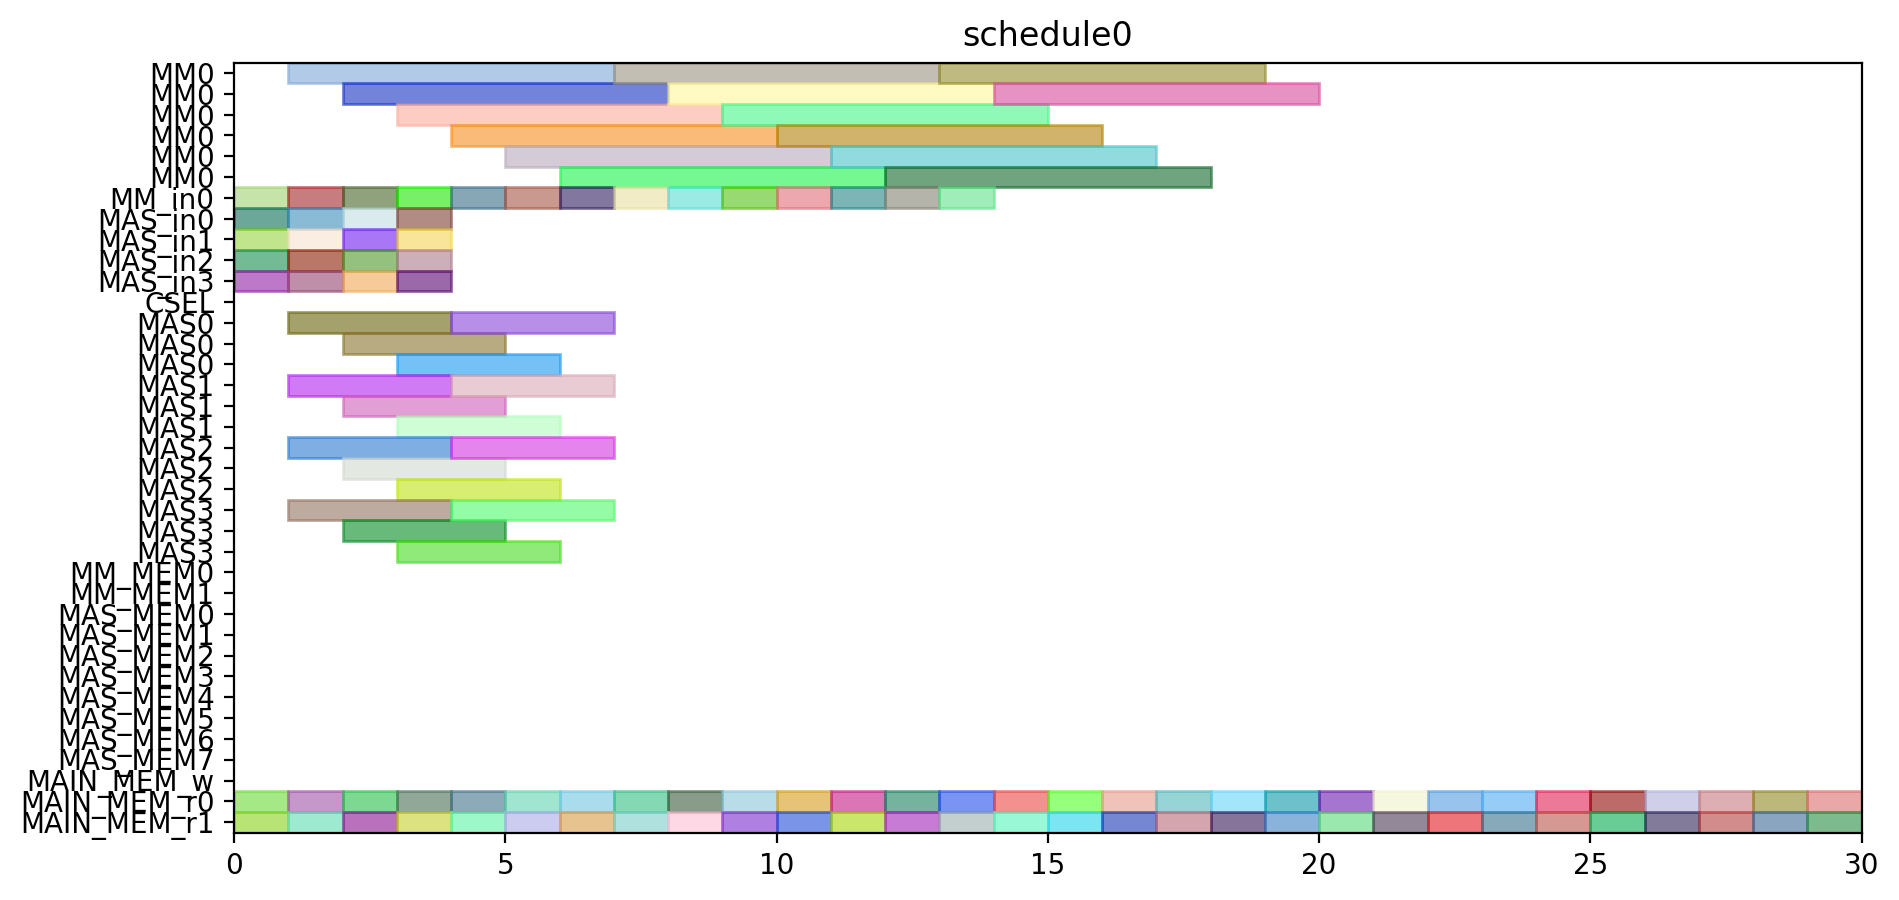

This figure's Python source:
from pyschedule import Scenario, solvers, plotters, alt


def solve():
	horizon = 90
	S = Scenario("schedule0", horizon=horizon)

	# resource
	MM = S.Resources('MM', num=1, size=6)
	MM_in = S.Resources('MM_in', num=1)
	MAS_in = S.Resources('MAS_in', num=4)
	CSEL = S.Resource('CSEL')
	MAS = S.Resources('MAS', num=4, size=3, periods=range(1, horizon))
	MM_MEM = S.Resources('MM_MEM', num=2)
	MAS_MEM = S.Resources('MAS_MEM', num=8)
	MAIN_MEM_w = S.Resource('MAIN_MEM_w', size=1)
	MAIN_MEM_r = S.Resources('MAIN_MEM_r', num=2)

	# result of previous scheduling

	# new tasks
	r1_t0 = S.Task('r1_t0', length=6, delay_cost=1)
	r1_t0 += alt(MM)
	r1_t0_in = S.Task('r1_t0_in', length=1, delay_cost=1)
	r1_t0_in += alt(MM_in)
	S += r1_t0_in*MM_in[0]<=r1_t0*MM[0]

	r1_t0_mem0 = S.Task('r1_t0_mem0', length=1, delay_cost=1)
	r1_t0_mem0 += MAIN_MEM_r[0]
	r1_t0_mem1 = S.Task('r1_t0_mem1', length=1, delay_cost=1)
	r1_t0_mem1 += MAIN_MEM_r[1]
	r1_t1 = S.Task('r1_t1', length=6, delay_cost=1)
	r1_t1 += alt(MM)
	r1_t1_in = S.Task('r1_t1_in', length=1, delay_cost=1)
	r1_t1_in += alt(MM_in)
	S += r1_t1_in*MM_in[0]<=r1_t1*MM[0]

	r1_t1_mem0 = S.Task('r1_t1_mem0', length=1, delay_cost=1)
	r1_t1_mem0 += MAIN_MEM_r[0]
	r1_t1_mem1 = S.Task('r1_t1_mem1', length=1, delay_cost=1)
	r1_t1_mem1 += MAIN_MEM_r[1]
	r1_t2 = S.Task('r1_t2', length=3, delay_cost=1)
	r1_t2 += alt(MAS)
	r1_t2_in = S.Task('r1_t2_in', length=1, delay_cost=1)
	r1_t2_in += alt(MAS_in)
	S += r1_t2_in*MAS_in[0]<=r1_t2*MAS[0]

	S += r1_t2_in*MAS_in[1]<=r1_t2*MAS[1]

	S += r1_t2_in*MAS_in[2]<=r1_t2*MAS[2]

	S += r1_t2_in*MAS_in[3]<=r1_t2*MAS[3]

	r1_t2_mem0 = S.Task('r1_t2_mem0', length=1, delay_cost=1)
	r1_t2_mem0 += MAIN_MEM_r[0]
	r1_t2_mem1 = S.Task('r1_t2_mem1', length=1, delay_cost=1)
	r1_t2_mem1 += MAIN_MEM_r[1]
	r1_t3 = S.Task('r1_t3', length=3, delay_cost=1)
	r1_t3 += alt(MAS)
	r1_t3_in = S.Task('r1_t3_in', length=1, delay_cost=1)
	r1_t3_in += alt(MAS_in)
	S += r1_t3_in*MAS_in[0]<=r1_t3*MAS[0]

	S += r1_t3_in*MAS_in[1]<=r1_t3*MAS[1]

	S += r1_t3_in*MAS_in[2]<=r1_t3*MAS[2]

	S += r1_t3_in*MAS_in[3]<=r1_t3*MAS[3]

	r1_t3_mem0 = S.Task('r1_t3_mem0', length=1, delay_cost=1)
	r1_t3_mem0 += MAIN_MEM_r[0]
	r1_t3_mem1 = S.Task('r1_t3_mem1', length=1, delay_cost=1)
	r1_t3_mem1 += MAIN_MEM_r[1]
	r3_t0 = S.Task('r3_t0', length=6, delay_cost=1)
	r3_t0 += alt(MM)
	r3_t0_in = S.Task('r3_t0_in', length=1, delay_cost=1)
	r3_t0_in += alt(MM_in)
	S += r3_t0_in*MM_in[0]<=r3_t0*MM[0]

	r3_t0_mem0 = S.Task('r3_t0_mem0', length=1, delay_cost=1)
	r3_t0_mem0 += MAIN_MEM_r[0]
	r3_t0_mem1 = S.Task('r3_t0_mem1', length=1, delay_cost=1)
	r3_t0_mem1 += MAIN_MEM_r[1]
	r3_t1 = S.Task('r3_t1', length=6, delay_cost=1)
	r3_t1 += alt(MM)
	r3_t1_in = S.Task('r3_t1_in', length=1, delay_cost=1)
	r3_t1_in += alt(MM_in)
	S += r3_t1_in*MM_in[0]<=r3_t1*MM[0]

	r3_t1_mem0 = S.Task('r3_t1_mem0', length=1, delay_cost=1)
	r3_t1_mem0 += MAIN_MEM_r[0]
	r3_t1_mem1 = S.Task('r3_t1_mem1', length=1, delay_cost=1)
	r3_t1_mem1 += MAIN_MEM_r[1]
	r3_t2 = S.Task('r3_t2', length=3, delay_cost=1)
	r3_t2 += alt(MAS)
	r3_t2_in = S.Task('r3_t2_in', length=1, delay_cost=1)
	r3_t2_in += alt(MAS_in)
	S += r3_t2_in*MAS_in[0]<=r3_t2*MAS[0]

	S += r3_t2_in*MAS_in[1]<=r3_t2*MAS[1]

	S += r3_t2_in*MAS_in[2]<=r3_t2*MAS[2]

	S += r3_t2_in*MAS_in[3]<=r3_t2*MAS[3]

	r3_t2_mem0 = S.Task('r3_t2_mem0', length=1, delay_cost=1)
	r3_t2_mem0 += MAIN_MEM_r[0]
	r3_t2_mem1 = S.Task('r3_t2_mem1', length=1, delay_cost=1)
	r3_t2_mem1 += MAIN_MEM_r[1]
	r3_t3 = S.Task('r3_t3', length=3, delay_cost=1)
	r3_t3 += alt(MAS)
	r3_t3_in = S.Task('r3_t3_in', length=1, delay_cost=1)
	r3_t3_in += alt(MAS_in)
	S += r3_t3_in*MAS_in[0]<=r3_t3*MAS[0]

	S += r3_t3_in*MAS_in[1]<=r3_t3*MAS[1]

	S += r3_t3_in*MAS_in[2]<=r3_t3*MAS[2]

	S += r3_t3_in*MAS_in[3]<=r3_t3*MAS[3]

	r3_t3_mem0 = S.Task('r3_t3_mem0', length=1, delay_cost=1)
	r3_t3_mem0 += MAIN_MEM_r[0]
	r3_t3_mem1 = S.Task('r3_t3_mem1', length=1, delay_cost=1)
	r3_t3_mem1 += MAIN_MEM_r[1]
	r4_t0 = S.Task('r4_t0', length=6, delay_cost=1)
	r4_t0 += alt(MM)
	r4_t0_in = S.Task('r4_t0_in', length=1, delay_cost=1)
	r4_t0_in += alt(MM_in)
	S += r4_t0_in*MM_in[0]<=r4_t0*MM[0]

	r4_t0_mem0 = S.Task('r4_t0_mem0', length=1, delay_cost=1)
	r4_t0_mem0 += MAIN_MEM_r[0]
	r4_t0_mem1 = S.Task('r4_t0_mem1', length=1, delay_cost=1)
	r4_t0_mem1 += MAIN_MEM_r[1]
	r4_t1 = S.Task('r4_t1', length=6, delay_cost=1)
	r4_t1 += alt(MM)
	r4_t1_in = S.Task('r4_t1_in', length=1, delay_cost=1)
	r4_t1_in += alt(MM_in)
	S += r4_t1_in*MM_in[0]<=r4_t1*MM[0]

	r4_t1_mem0 = S.Task('r4_t1_mem0', length=1, delay_cost=1)
	r4_t1_mem0 += MAIN_MEM_r[0]
	r4_t1_mem1 = S.Task('r4_t1_mem1', length=1, delay_cost=1)
	r4_t1_mem1 += MAIN_MEM_r[1]
	r4_t2 = S.Task('r4_t2', length=3, delay_cost=1)
	r4_t2 += alt(MAS)
	r4_t2_in = S.Task('r4_t2_in', length=1, delay_cost=1)
	r4_t2_in += alt(MAS_in)
	S += r4_t2_in*MAS_in[0]<=r4_t2*MAS[0]

	S += r4_t2_in*MAS_in[1]<=r4_t2*MAS[1]

	S += r4_t2_in*MAS_in[2]<=r4_t2*MAS[2]

	S += r4_t2_in*MAS_in[3]<=r4_t2*MAS[3]

	r4_t2_mem0 = S.Task('r4_t2_mem0', length=1, delay_cost=1)
	r4_t2_mem0 += MAIN_MEM_r[0]
	r4_t2_mem1 = S.Task('r4_t2_mem1', length=1, delay_cost=1)
	r4_t2_mem1 += MAIN_MEM_r[1]
	r4_t3 = S.Task('r4_t3', length=3, delay_cost=1)
	r4_t3 += alt(MAS)
	r4_t3_in = S.Task('r4_t3_in', length=1, delay_cost=1)
	r4_t3_in += alt(MAS_in)
	S += r4_t3_in*MAS_in[0]<=r4_t3*MAS[0]

	S += r4_t3_in*MAS_in[1]<=r4_t3*MAS[1]

	S += r4_t3_in*MAS_in[2]<=r4_t3*MAS[2]

	S += r4_t3_in*MAS_in[3]<=r4_t3*MAS[3]

	r4_t3_mem0 = S.Task('r4_t3_mem0', length=1, delay_cost=1)
	r4_t3_mem0 += MAIN_MEM_r[0]
	r4_t3_mem1 = S.Task('r4_t3_mem1', length=1, delay_cost=1)
	r4_t3_mem1 += MAIN_MEM_r[1]
	r5_t0 = S.Task('r5_t0', length=6, delay_cost=1)
	r5_t0 += alt(MM)
	r5_t0_in = S.Task('r5_t0_in', length=1, delay_cost=1)
	r5_t0_in += alt(MM_in)
	S += r5_t0_in*MM_in[0]<=r5_t0*MM[0]

	r5_t0_mem0 = S.Task('r5_t0_mem0', length=1, delay_cost=1)
	r5_t0_mem0 += MAIN_MEM_r[0]
	r5_t0_mem1 = S.Task('r5_t0_mem1', length=1, delay_cost=1)
	r5_t0_mem1 += MAIN_MEM_r[1]
	r5_t1 = S.Task('r5_t1', length=6, delay_cost=1)
	r5_t1 += alt(MM)
	r5_t1_in = S.Task('r5_t1_in', length=1, delay_cost=1)
	r5_t1_in += alt(MM_in)
	S += r5_t1_in*MM_in[0]<=r5_t1*MM[0]

	r5_t1_mem0 = S.Task('r5_t1_mem0', length=1, delay_cost=1)
	r5_t1_mem0 += MAIN_MEM_r[0]
	r5_t1_mem1 = S.Task('r5_t1_mem1', length=1, delay_cost=1)
	r5_t1_mem1 += MAIN_MEM_r[1]
	r5_t2 = S.Task('r5_t2', length=3, delay_cost=1)
	r5_t2 += alt(MAS)
	r5_t2_in = S.Task('r5_t2_in', length=1, delay_cost=1)
	r5_t2_in += alt(MAS_in)
	S += r5_t2_in*MAS_in[0]<=r5_t2*MAS[0]

	S += r5_t2_in*MAS_in[1]<=r5_t2*MAS[1]

	S += r5_t2_in*MAS_in[2]<=r5_t2*MAS[2]

	S += r5_t2_in*MAS_in[3]<=r5_t2*MAS[3]

	r5_t2_mem0 = S.Task('r5_t2_mem0', length=1, delay_cost=1)
	r5_t2_mem0 += MAIN_MEM_r[0]
	r5_t2_mem1 = S.Task('r5_t2_mem1', length=1, delay_cost=1)
	r5_t2_mem1 += MAIN_MEM_r[1]
	r5_t3 = S.Task('r5_t3', length=3, delay_cost=1)
	r5_t3 += alt(MAS)
	r5_t3_in = S.Task('r5_t3_in', length=1, delay_cost=1)
	r5_t3_in += alt(MAS_in)
	S += r5_t3_in*MAS_in[0]<=r5_t3*MAS[0]

	S += r5_t3_in*MAS_in[1]<=r5_t3*MAS[1]

	S += r5_t3_in*MAS_in[2]<=r5_t3*MAS[2]

	S += r5_t3_in*MAS_in[3]<=r5_t3*MAS[3]

	r5_t3_mem0 = S.Task('r5_t3_mem0', length=1, delay_cost=1)
	r5_t3_mem0 += MAIN_MEM_r[0]
	r5_t3_mem1 = S.Task('r5_t3_mem1', length=1, delay_cost=1)
	r5_t3_mem1 += MAIN_MEM_r[1]
	r6_t0 = S.Task('r6_t0', length=6, delay_cost=1)
	r6_t0 += alt(MM)
	r6_t0_in = S.Task('r6_t0_in', length=1, delay_cost=1)
	r6_t0_in += alt(MM_in)
	S += r6_t0_in*MM_in[0]<=r6_t0*MM[0]

	r6_t0_mem0 = S.Task('r6_t0_mem0', length=1, delay_cost=1)
	r6_t0_mem0 += MAIN_MEM_r[0]
	r6_t0_mem1 = S.Task('r6_t0_mem1', length=1, delay_cost=1)
	r6_t0_mem1 += MAIN_MEM_r[1]
	r6_t1 = S.Task('r6_t1', length=6, delay_cost=1)
	r6_t1 += alt(MM)
	r6_t1_in = S.Task('r6_t1_in', length=1, delay_cost=1)
	r6_t1_in += alt(MM_in)
	S += r6_t1_in*MM_in[0]<=r6_t1*MM[0]

	r6_t1_mem0 = S.Task('r6_t1_mem0', length=1, delay_cost=1)
	r6_t1_mem0 += MAIN_MEM_r[0]
	r6_t1_mem1 = S.Task('r6_t1_mem1', length=1, delay_cost=1)
	r6_t1_mem1 += MAIN_MEM_r[1]
	r6_t2 = S.Task('r6_t2', length=3, delay_cost=1)
	r6_t2 += alt(MAS)
	r6_t2_in = S.Task('r6_t2_in', length=1, delay_cost=1)
	r6_t2_in += alt(MAS_in)
	S += r6_t2_in*MAS_in[0]<=r6_t2*MAS[0]

	S += r6_t2_in*MAS_in[1]<=r6_t2*MAS[1]

	S += r6_t2_in*MAS_in[2]<=r6_t2*MAS[2]

	S += r6_t2_in*MAS_in[3]<=r6_t2*MAS[3]

	r6_t2_mem0 = S.Task('r6_t2_mem0', length=1, delay_cost=1)
	r6_t2_mem0 += MAIN_MEM_r[0]
	r6_t2_mem1 = S.Task('r6_t2_mem1', length=1, delay_cost=1)
	r6_t2_mem1 += MAIN_MEM_r[1]
	r6_t3 = S.Task('r6_t3', length=3, delay_cost=1)
	r6_t3 += alt(MAS)
	r6_t3_in = S.Task('r6_t3_in', length=1, delay_cost=1)
	r6_t3_in += alt(MAS_in)
	S += r6_t3_in*MAS_in[0]<=r6_t3*MAS[0]

	S += r6_t3_in*MAS_in[1]<=r6_t3*MAS[1]

	S += r6_t3_in*MAS_in[2]<=r6_t3*MAS[2]

	S += r6_t3_in*MAS_in[3]<=r6_t3*MAS[3]

	r6_t3_mem0 = S.Task('r6_t3_mem0', length=1, delay_cost=1)
	r6_t3_mem0 += MAIN_MEM_r[0]
	r6_t3_mem1 = S.Task('r6_t3_mem1', length=1, delay_cost=1)
	r6_t3_mem1 += MAIN_MEM_r[1]
	r9_t2 = S.Task('r9_t2', length=3, delay_cost=1)
	r9_t2 += alt(MAS)
	r9_t2_in = S.Task('r9_t2_in', length=1, delay_cost=1)
	r9_t2_in += alt(MAS_in)
	S += r9_t2_in*MAS_in[0]<=r9_t2*MAS[0]

	S += r9_t2_in*MAS_in[1]<=r9_t2*MAS[1]

	S += r9_t2_in*MAS_in[2]<=r9_t2*MAS[2]

	S += r9_t2_in*MAS_in[3]<=r9_t2*MAS[3]

	r9_t2_mem0 = S.Task('r9_t2_mem0', length=1, delay_cost=1)
	r9_t2_mem0 += MAIN_MEM_r[0]
	r9_t2_mem1 = S.Task('r9_t2_mem1', length=1, delay_cost=1)
	r9_t2_mem1 += MAIN_MEM_r[1]
	r12_t0 = S.Task('r12_t0', length=6, delay_cost=1)
	r12_t0 += alt(MM)
	r12_t0_in = S.Task('r12_t0_in', length=1, delay_cost=1)
	r12_t0_in += alt(MM_in)
	S += r12_t0_in*MM_in[0]<=r12_t0*MM[0]

	r12_t0_mem0 = S.Task('r12_t0_mem0', length=1, delay_cost=1)
	r12_t0_mem0 += MAIN_MEM_r[0]
	r12_t0_mem1 = S.Task('r12_t0_mem1', length=1, delay_cost=1)
	r12_t0_mem1 += MAIN_MEM_r[1]
	r12_t1 = S.Task('r12_t1', length=6, delay_cost=1)
	r12_t1 += alt(MM)
	r12_t1_in = S.Task('r12_t1_in', length=1, delay_cost=1)
	r12_t1_in += alt(MM_in)
	S += r12_t1_in*MM_in[0]<=r12_t1*MM[0]

	r12_t1_mem0 = S.Task('r12_t1_mem0', length=1, delay_cost=1)
	r12_t1_mem0 += MAIN_MEM_r[0]
	r12_t1_mem1 = S.Task('r12_t1_mem1', length=1, delay_cost=1)
	r12_t1_mem1 += MAIN_MEM_r[1]
	r12_t2 = S.Task('r12_t2', length=3, delay_cost=1)
	r12_t2 += alt(MAS)
	r12_t2_in = S.Task('r12_t2_in', length=1, delay_cost=1)
	r12_t2_in += alt(MAS_in)
	S += r12_t2_in*MAS_in[0]<=r12_t2*MAS[0]

	S += r12_t2_in*MAS_in[1]<=r12_t2*MAS[1]

	S += r12_t2_in*MAS_in[2]<=r12_t2*MAS[2]

	S += r12_t2_in*MAS_in[3]<=r12_t2*MAS[3]

	r12_t2_mem0 = S.Task('r12_t2_mem0', length=1, delay_cost=1)
	r12_t2_mem0 += MAIN_MEM_r[0]
	r12_t2_mem1 = S.Task('r12_t2_mem1', length=1, delay_cost=1)
	r12_t2_mem1 += MAIN_MEM_r[1]
	r12_t3 = S.Task('r12_t3', length=3, delay_cost=1)
	r12_t3 += alt(MAS)
	r12_t3_in = S.Task('r12_t3_in', length=1, delay_cost=1)
	r12_t3_in += alt(MAS_in)
	S += r12_t3_in*MAS_in[0]<=r12_t3*MAS[0]

	S += r12_t3_in*MAS_in[1]<=r12_t3*MAS[1]

	S += r12_t3_in*MAS_in[2]<=r12_t3*MAS[2]

	S += r12_t3_in*MAS_in[3]<=r12_t3*MAS[3]

	r12_t3_mem0 = S.Task('r12_t3_mem0', length=1, delay_cost=1)
	r12_t3_mem0 += MAIN_MEM_r[0]
	r12_t3_mem1 = S.Task('r12_t3_mem1', length=1, delay_cost=1)
	r12_t3_mem1 += MAIN_MEM_r[1]
	r13_t0 = S.Task('r13_t0', length=6, delay_cost=1)
	r13_t0 += alt(MM)
	r13_t0_in = S.Task('r13_t0_in', length=1, delay_cost=1)
	r13_t0_in += alt(MM_in)
	S += r13_t0_in*MM_in[0]<=r13_t0*MM[0]

	r13_t0_mem0 = S.Task('r13_t0_mem0', length=1, delay_cost=1)
	r13_t0_mem0 += MAIN_MEM_r[0]
	r13_t0_mem1 = S.Task('r13_t0_mem1', length=1, delay_cost=1)
	r13_t0_mem1 += MAIN_MEM_r[1]
	r13_t1 = S.Task('r13_t1', length=6, delay_cost=1)
	r13_t1 += alt(MM)
	r13_t1_in = S.Task('r13_t1_in', length=1, delay_cost=1)
	r13_t1_in += alt(MM_in)
	S += r13_t1_in*MM_in[0]<=r13_t1*MM[0]

	r13_t1_mem0 = S.Task('r13_t1_mem0', length=1, delay_cost=1)
	r13_t1_mem0 += MAIN_MEM_r[0]
	r13_t1_mem1 = S.Task('r13_t1_mem1', length=1, delay_cost=1)
	r13_t1_mem1 += MAIN_MEM_r[1]
	r13_t2 = S.Task('r13_t2', length=3, delay_cost=1)
	r13_t2 += alt(MAS)
	r13_t2_in = S.Task('r13_t2_in', length=1, delay_cost=1)
	r13_t2_in += alt(MAS_in)
	S += r13_t2_in*MAS_in[0]<=r13_t2*MAS[0]

	S += r13_t2_in*MAS_in[1]<=r13_t2*MAS[1]

	S += r13_t2_in*MAS_in[2]<=r13_t2*MAS[2]

	S += r13_t2_in*MAS_in[3]<=r13_t2*MAS[3]

	r13_t2_mem0 = S.Task('r13_t2_mem0', length=1, delay_cost=1)
	r13_t2_mem0 += MAIN_MEM_r[0]
	r13_t2_mem1 = S.Task('r13_t2_mem1', length=1, delay_cost=1)
	r13_t2_mem1 += MAIN_MEM_r[1]
	r13_t3 = S.Task('r13_t3', length=3, delay_cost=1)
	r13_t3 += alt(MAS)
	r13_t3_in = S.Task('r13_t3_in', length=1, delay_cost=1)
	r13_t3_in += alt(MAS_in)
	S += r13_t3_in*MAS_in[0]<=r13_t3*MAS[0]

	S += r13_t3_in*MAS_in[1]<=r13_t3*MAS[1]

	S += r13_t3_in*MAS_in[2]<=r13_t3*MAS[2]

	S += r13_t3_in*MAS_in[3]<=r13_t3*MAS[3]

	r13_t3_mem0 = S.Task('r13_t3_mem0', length=1, delay_cost=1)
	r13_t3_mem0 += MAIN_MEM_r[0]
	r13_t3_mem1 = S.Task('r13_t3_mem1', length=1, delay_cost=1)
	r13_t3_mem1 += MAIN_MEM_r[1]
	r16_t3 = S.Task('r16_t3', length=3, delay_cost=1)
	r16_t3 += alt(MAS)
	r16_t3_in = S.Task('r16_t3_in', length=1, delay_cost=1)
	r16_t3_in += alt(MAS_in)
	S += r16_t3_in*MAS_in[0]<=r16_t3*MAS[0]

	S += r16_t3_in*MAS_in[1]<=r16_t3*MAS[1]

	S += r16_t3_in*MAS_in[2]<=r16_t3*MAS[2]

	S += r16_t3_in*MAS_in[3]<=r16_t3*MAS[3]

	r16_t3_mem0 = S.Task('r16_t3_mem0', length=1, delay_cost=1)
	r16_t3_mem0 += MAIN_MEM_r[0]
	r16_t3_mem1 = S.Task('r16_t3_mem1', length=1, delay_cost=1)
	r16_t3_mem1 += MAIN_MEM_r[1]
	solvers.mip.solve(S,msg=1,kind='CPLEX',ratio_gap=1.01)

	solution = [['hoge']*len(S.solution()[1]) for i in range(len(S.solution()))]
	for i in range(len(S.solution())):
		for j in range(len(S.solution()[i])):
			solution[i][j]=str(S.solution()[i][j])
	print(solution)

	cycles = int(solution[-1][3])

	pic_file_name = "/home/mfukuda/ABE/multiRAM_multiMAS_16mux/scheduling_result/stage6MM1_stage3MAS4/EP2_YRECOVER/schedule0.png"
	if(S.solution() != []):
		plotters.matplotlib.plot(S,img_filename=pic_file_name, show_task_labels=False, fig_size=(cycles*0.25+3, 5))

	return solution
